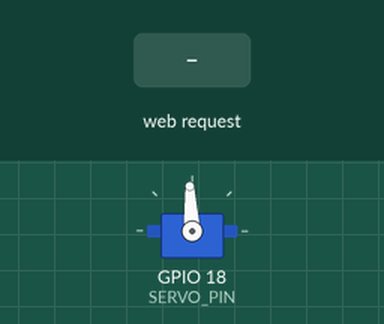
Recording of a sketch running on a simulated ESP32. On the bench: servo. The test bench sets the inputs (shaded band). Servo pulses on a pin are drawn as a servo (544–2400 µs = 0–180°); what the sketch prints to the serial monitor is not drawn.

Above: at 1.2 s.
1.3 s: HTTP request GET /angle?val=1 received
At 2.8 s:
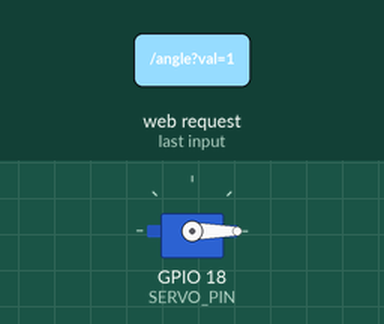
3.2 s: HTTP request GET /angle?val=120 received
At 4.1 s:
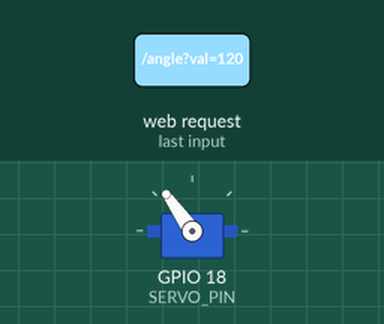
5.3 s: HTTP request GET /angle?val=0 received
At 5.75 s:
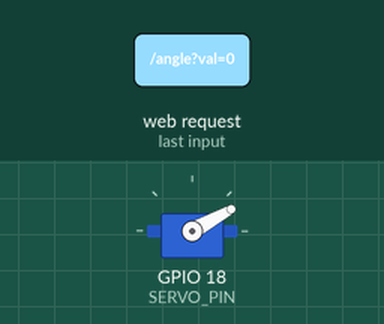
Timing chart, 0 to 8.3 s (numbered marks = the images above; inputs shaded):
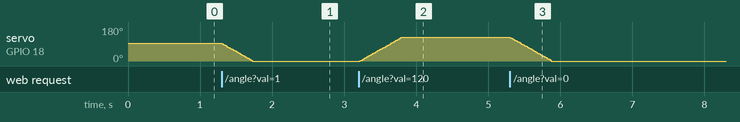

The sketch:

arduino_python_script3.ino
```cpp
#include <WiFi.h>
#include <WebServer.h>

// ---------- WiFi ----------
const char* ssid = "ESP32-Servo";
const char* password = "12345678";

// ---------- Servo ----------
#define SERVO_PIN 18
#define PWM_CHANNEL 0
#define PWM_FREQ 50
#define PWM_RESOLUTION 16

WebServer server(80);

int currentAngle = 90;
int targetAngle = 90;
int speedDelay = 5;

// ---------- Angle → Duty ----------
uint32_t angleToDuty(int angle) {
  // 50Hz period = 20ms
  // duty range for servo ≈ 0.5ms–2.5ms
  uint32_t minDuty = 1638;  // 0.5ms
  uint32_t maxDuty = 8192;  // 2.5ms
  return map(angle, 0, 180, minDuty, maxDuty);
}

// ---------- Smooth Move ----------
void moveServoSmooth() {
  if (currentAngle == targetAngle) return;

  int step = (currentAngle < targetAngle) ? 1 : -1;

  while (currentAngle != targetAngle) {
    currentAngle += step;
    ledcWrite(PWM_CHANNEL, angleToDuty(currentAngle));
    delay(speedDelay);
  }
}

// ---------- Web Page ----------
String webpage() {
  return R"rawliteral(
<!DOCTYPE html>
<html>
<head>
<title>ESP32 Servo Tester</title>
<style>
body { background:#111; color:#0f0; font-family:Arial; text-align:center; }
input[type=range] { width:80%; }
.box { border:1px solid #0f0; padding:20px; margin:20px; }
</style>
</head>
<body>

<h2>ESP32 Servo Tester (Direct PWM)</h2>

<div class="box">
<h3>Servo Angle</h3>
<input type="range" min="0" max="180" value="90"
oninput="setAngle(this.value)">
<p>Angle: <span id="a">90</span>°</p>
</div>

<div class="box">
<h3>Rotation Speed</h3>
<input type="range" min="1" max="20" value="5"
oninput="setSpeed(this.value)">
<p>Delay: <span id="s">5</span> ms</p>
</div>

<script>
function setAngle(v){
 document.getElementById('a').innerHTML=v;
 fetch('/angle?val='+v);
}
function setSpeed(v){
 document.getElementById('s').innerHTML=v;
 fetch('/speed?val='+v);
}
</script>

</body>
</html>
)rawliteral";
}

// ---------- Handlers ----------
void handleRoot() {
  server.send(200, "text/html", webpage());
}

void handleAngle() {
  if (server.hasArg("val"))
    targetAngle = server.arg("val").toInt();
  server.send(200, "text/plain", "OK");
}

void handleSpeed() {
  if (server.hasArg("val"))
    speedDelay = server.arg("val").toInt();
  server.send(200, "text/plain", "OK");
}

// ---------- Setup ----------
void setup() {
  Serial.begin(115200);

  ledcSetup(PWM_CHANNEL, PWM_FREQ, PWM_RESOLUTION);
  ledcAttachPin(SERVO_PIN, PWM_CHANNEL);
  ledcWrite(PWM_CHANNEL, angleToDuty(90));

  WiFi.softAP(ssid, password);
  Serial.println(WiFi.softAPIP());

  server.on("/", handleRoot);
  server.on("/angle", handleAngle);
  server.on("/speed", handleSpeed);
  server.begin();
}

// ---------- Loop ----------
void loop() {
  server.handleClient();
  moveServoSmooth();
}
```

Measured:
- after the input at 1.3 s, servo on GPIO 18 (SERVO_PIN): moves from 93° to 0° over 0.43 s, starting at once
- after the input at 3.2 s, servo on GPIO 18 (SERVO_PIN): moves from 0° to 125° over 0.58 s, starting at once
- after the input at 5.3 s, servo on GPIO 18 (SERVO_PIN): moves from 125° to 0° over 0.58 s, starting at once
